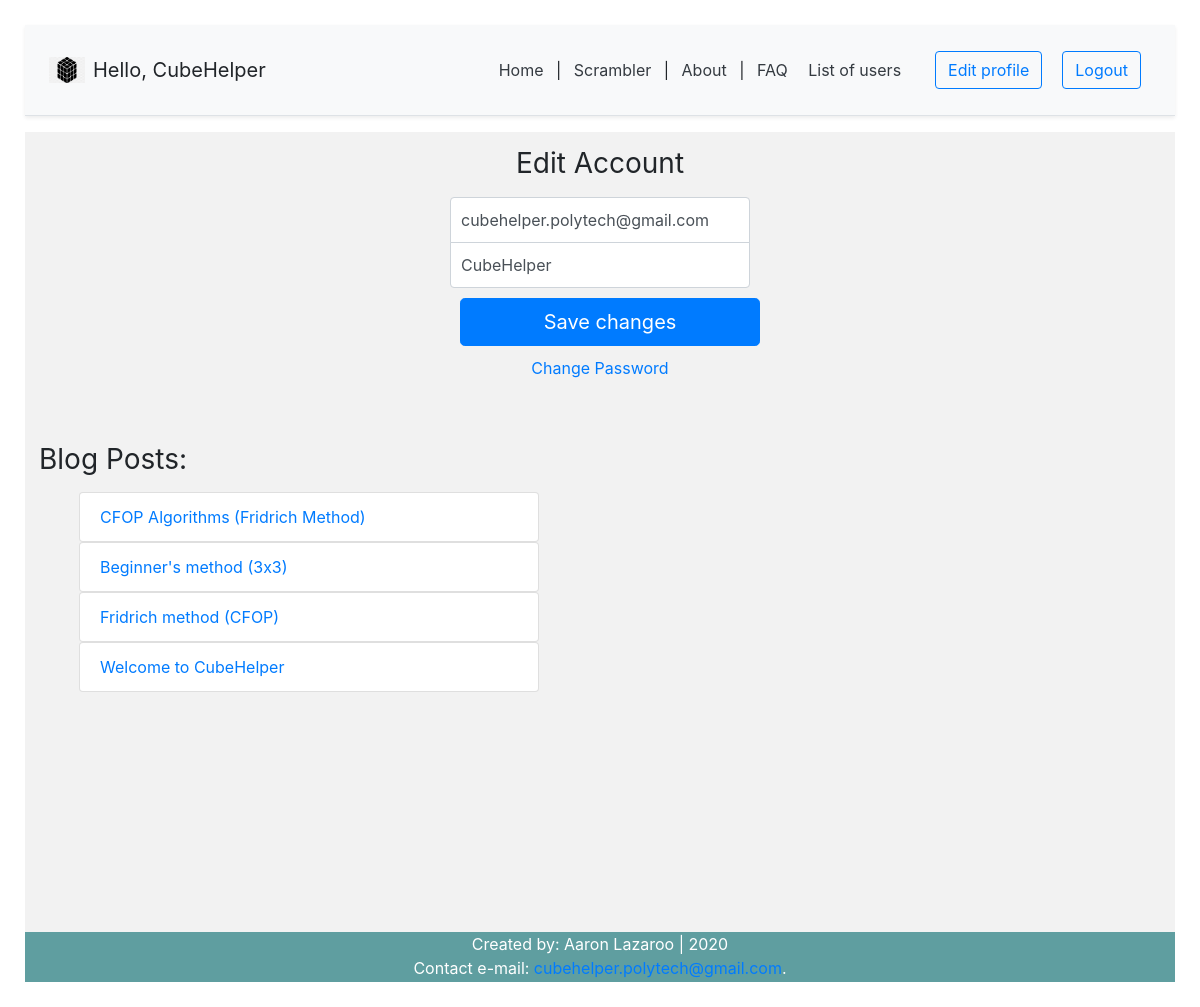
/account/ (signed in), run on the app's committed database.
### account/models.py (models this page shows, shortened)
class Account(AbstractBaseUser):
	email = models.EmailField(verbose_name='email', max_length=60, unique=True)
	username = models.CharField(max_length=30, unique=True)
	date_joined = models.DateTimeField(verbose_name='date_joined',auto_now_add=True)
	last_login = models.DateTimeField(verbose_name='last_login',auto_now=True)
	is_admin = models.BooleanField(default=False)
	is_active = models.BooleanField(default=True)
	is_staff = models.BooleanField(default=False)
	is_superuser = models.BooleanField(default=False)
	USERNAME_FIELD = 'email' #login credential
	REQUIRED_FIELDS = ['username']
	objects = MyAccountManager() #reference to account manager

### blog/models.py (models this page shows)
class BlogPost(models.Model):
	title = models.CharField(max_length=50, null=False, blank=False)
	body = models.TextField(max_length=5000, null=False, blank=False)
	image = models.ImageField(upload_to=upload_location, null=False, blank=False) # needs pillow to be installed (pip install pillow)
	date_published = models.DateTimeField(auto_now_add=True, verbose_name="date published")
	date_updated = models.DateTimeField(auto_now=True, verbose_name="date updated")
	author = models.ForeignKey(settings.AUTH_USER_MODEL, on_delete=models.CASCADE) # delete objects associated with post, except the author
	slug = models.SlugField(blank=True, unique=True) # url
	class Meta:
		ordering = ['-date_updated']
	def __str__(self):
		return self.title

### account/views.py (the view)
# urls.py: path('account/', account_view, name='account'),
def account_view(request):
	if not request.user.is_authenticated:
		return redirect('login')
	context = {}
	if request.POST:
		form = update_form(request.POST, instance=request.user) # form requires instance
		if form.is_valid():
			form.initial={
				"email": request.POST['email'],
				"username": request.POST['username'],
			}
			form.save()
			context['success_message'] = "Changes saved successfully"
	else:
		form = update_form(
				initial= {
					"email" : request.user.email,
					"username" : request.user.username,
				}
			)
	context['account_form'] = form
	blog_posts = BlogPost.objects.filter(author=request.user)
	context['blog_posts'] = blog_posts
	return render(request, 'account/account.html',context)

### account/forms.py (shortened to what this page needs)
class update_form(forms.ModelForm):
	class Meta:
		model = Account
		fields = ('email','username')

### account/templates/account/account.html (shortened to what this page needs)
{% extends 'index.html' %}
{% block content %}
<form class="form-signin" method="post">
	<h1 class="h3 mb-3 font-weight-normal">Edit Account</h1>
	<input type="email" name="email" id="inputEmail" class="form-control" placeholder="Email address" required autofocus value={{account_form.initial.email}}>
	<input type="text" name="username" id="inputUsername" class="form-control" placeholder="Username" required value={{account_form.initial.username}}>
	<button class="btn btn-lg btn-primary btn-block" type="submit">Save changes</button>
	<div class="d-flex flex-column">
		<a class="m-auto" href="{% url 'password_change' %}">Change Password</a>
	</div>
</form>
	<div class="container mt-4 p-4">
		<div class="row">
			<div class="blog-posts">
				<h3 class="mb-3 font-weight-normal">Blog Posts:</h3>
				{% if blog_posts %}
				<ul>
					{% for post in blog_posts %}
						<a href="{% url 'blog:detail' post.slug %}" style="text-decoration: none;">
							<li class="list-group-item">{{post}}</li>
						</a>
					{% endfor %}
				</ul>
				{% else %}
				<p class="m-auto">No blog posts. Create one <a href="{% url 'blog:create' %}">here</a></p>
				{% endif %}
			</div>
		</div>
	</div>
{% endblock content %}

### myapp/templates/snippets/header.html (shortened to what this page needs)
{% load static %}
<link rel="stylesheet" href="https://stackpath.bootstrapcdn.com/bootstrap/4.4.1/css/bootstrap.min.css">
<div class="d-flex flex-column flex-md-row align-items-center p-3 px-md-4 mb-3 bg-light border-bottom shadow-sm">
	<img class="mr-2" src="{% static 'cube_logo.png' %}" width="36" height="26">
{% if request.user.is_authenticated %}
  <h5 class="my-0 mr-md-auto font-weight-normal">Hello, {{request.user.username}}</h5>
 {% else %}
 <h5 class="my-0 mr-md-auto font-weight-normal">Welcome to Cube Helper</h5>
 {% endif %}
  <nav class="my-2 my-md-0 mr-md-3">
	<a class="p-2 text-dark" href="{% url 'homepage' %}">Home</a> |
	<a class="p-2 text-dark" href="{% url 'scramble' %}">Scrambler</a> |
	<a class="p-2 text-dark" href="{% url 'about' %}">About</a> |
	<a class="p-2 text-dark" href="{% url 'faq' %}">FAQ</a>
	{% if request.user.is_authenticated %}
		{% if request.user.is_admin %}
			<a class="p-2 text-dark" href="{% url 'userlist' %}"> List of users</a>
		{% endif %}
	</nav>
	<a class="btn btn-outline-primary" href="{% url 'account' %}">Edit profile</a>
	<a class="btn btn-outline-primary" href="{% url 'logout' %}">Logout</a>
	{% else %}
	<a class="btn btn-outline-primary" href="{% url 'register' %}">Register</a>
	<a class="btn btn-outline-primary" href="{% url 'login' %}">Login</a>
	{% endif %}
</div>

### myapp/static/styles.css (style rules this page uses)
html { position: relative; min-height: 100%; }
body { margin: 0 0 100px; padding: 25px; }
.btn { margin: 1px; }
.h3 { text-align: center; }
@media (min-width: 768px) { html { font-size: 16px; } }
.container { max-width: 960px; }
.form-signin { width: 100%; max-width: 330px; padding: 15px; margin: auto; }
.form-signin .form-control { position: relative; box-sizing: border-box; height: auto; padding: 10px; font-size: 16px; }
.form-signin input[type="email"] { margin-bottom: -1px; border-bottom-right-radius: 0; border-bottom-left-radius: 0; }
.form-signin input[type="text"] { margin-bottom: 10px; border-top-left-radius: 0; border-top-right-radius: 0; }
.blog-posts { max-width: 500px; width: 100%; }
.container { padding: 5px; }
.btn { display: block; margin: 10px; }

### data on the page
Account: user.username "CubeHelper", email "cubehelper.polytech@gmail.com", username "CubeHelper"
BlogPost: title "CFOP Algorithms (Fridrich Method)"
BlogPost: title "Beginner's method (3x3)"
BlogPost: title "Fridrich method (CFOP)"
BlogPost: title "Welcome to CubeHelper"
